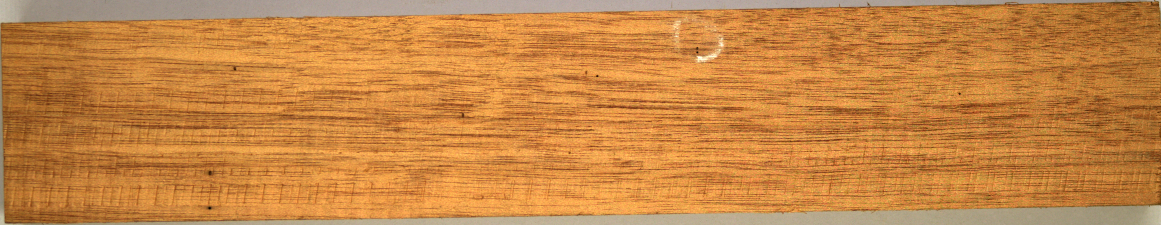
#> input picture Pin/Untitled1.bmp, 1161 x 225 px
$ python -i pinholeDetection.py   (imports and definitions only)
#> lines starting #> are read from the running program, lines starting #| are printed output that depends on the picture; after the words box and inside, x2 and y2 are one past the last pixel; in counts of white or black regions, pixels touching at a corner belong together
#> further down, picture is the input picture: shape (225, 1161, 3); mean B, G, R 68.7, 134.1, 199.7
import cv2
import numpy as np

# [1 line not run here, left out]
# im = cv2.imread('Image_20220128121045551.bmp')

def pinholeDetection (im) :
    gray = cv2.cvtColor(im, cv2.COLOR_BGR2GRAY)
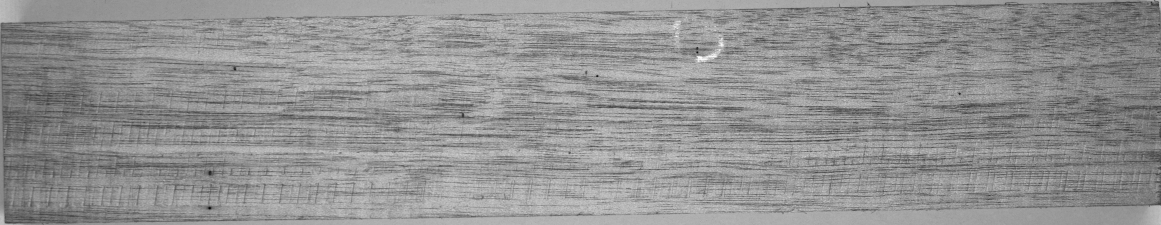
#> gray: shape (225, 1161); min 4, max 255, mean 146.2
    gray = cv2.threshold(gray, 40, 255, cv2.THRESH_BINARY)[1]
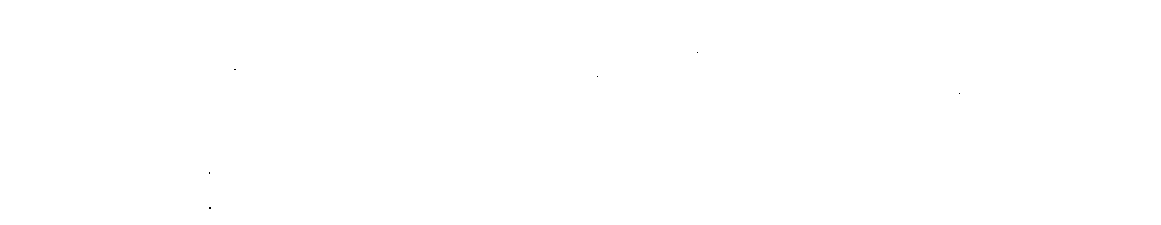
#> gray: shape (225, 1161); 100% white; black in thin lines or dots, all inside (x1, y1, x2, y2) = (209, 52, 960, 209)
    cv2.imshow('gray', 255 - gray)

    contours, hierarchy = cv2.findContours(gray, cv2.RETR_LIST, cv2.CHAIN_APPROX_SIMPLE)
#> contours = 7 contours, 6 with area under 20; largest, box (x1, y1, x2, y2) and area: (0, 0, 1161, 225) 259840
    print(len(contours))
#| 7
    counter = 0

    for cnt in contours:
        counter += 1
        area = cv2.contourArea(cnt)
        (x, y, w, h) = cv2.boundingRect(cnt)
#> this loop made 7 passes
#> (cnt, area, x, y, w, h) on pass 7: ([[0, 0], [0, 224], [1160, 224], [1160, 0]], 259840, 0, 0, 1161, 225)
#> after the loop, counter = 7
    if area < 300:
        cv2.drawContours(im, [cnt], 0, (255, 0, 0), 2)
        cv2.rectangle(im, (x - 5, y - 5), (x + w + 5, y + h + 5), (0, 0, 255), 2)
        cv2.putText(im, str(counter), (x - 5, y - 5), cv2.FONT_HERSHEY_SIMPLEX, 1, (255, 255, 255), 2)

    cv2.imshow('im', im)
    cv2.waitKey()

>>> import cv2
>>> picture = cv2.imread('Untitled1.bmp')
>>> result = pinholeDetection(picture)
